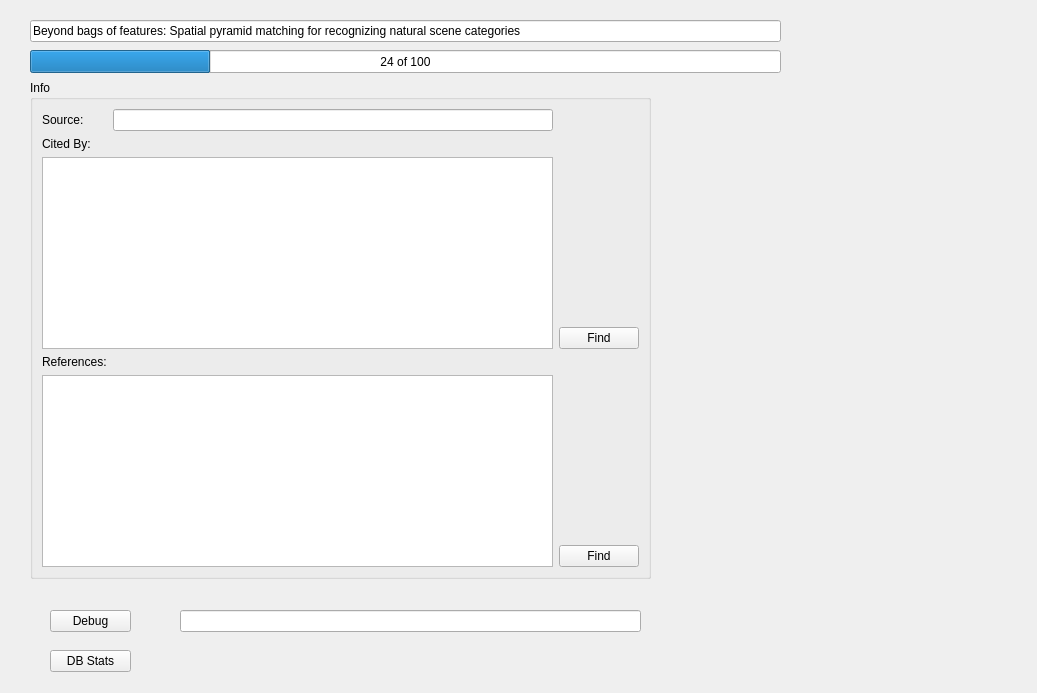
<?xml version="1.0" encoding="UTF-8"?>
<ui version="4.0">
 <class>SingleScholarWidget</class>
 <widget class="QWidget" name="SingleScholarWidget">
  <property name="geometry">
   <rect>
    <x>0</x>
    <y>0</y>
    <width>1037</width>
    <height>693</height>
   </rect>
  </property>
  <property name="windowTitle">
   <string>Form</string>
  </property>
  <widget class="QLineEdit" name="lineTitle">
   <property name="geometry">
    <rect>
     <x>30</x>
     <y>20</y>
     <width>751</width>
     <height>22</height>
    </rect>
   </property>
   <property name="text">
    <string>Beyond bags of features: Spatial pyramid matching for recognizing natural scene categories</string>
   </property>
  </widget>
  <widget class="QGroupBox" name="groupBox">
   <property name="geometry">
    <rect>
     <x>30</x>
     <y>80</y>
     <width>621</width>
     <height>499</height>
    </rect>
   </property>
   <property name="title">
    <string>Info</string>
   </property>
   <layout class="QGridLayout" name="gridLayout">
    <item row="2" column="0" colspan="2">
     <widget class="QPlainTextEdit" name="plainCitedBy">
      <property name="lineWrapMode">
       <enum>QPlainTextEdit::NoWrap</enum>
      </property>
      <property name="readOnly">
       <bool>true</bool>
      </property>
     </widget>
    </item>
    <item row="4" column="0">
     <widget class="QLabel" name="labelReferences">
      <property name="text">
       <string>References:</string>
      </property>
     </widget>
    </item>
    <item row="5" column="0" colspan="2">
     <widget class="QPlainTextEdit" name="plainReferences">
      <property name="lineWrapMode">
       <enum>QPlainTextEdit::NoWrap</enum>
      </property>
      <property name="readOnly">
       <bool>true</bool>
      </property>
     </widget>
    </item>
    <item row="0" column="1">
     <widget class="QLineEdit" name="lineSource"/>
    </item>
    <item row="1" column="0">
     <widget class="QLabel" name="labelCitedBy">
      <property name="text">
       <string>Cited By:</string>
      </property>
     </widget>
    </item>
    <item row="0" column="0">
     <widget class="QLabel" name="labelSource">
      <property name="text">
       <string>Source:</string>
      </property>
     </widget>
    </item>
    <item row="2" column="2">
     <widget class="QFrame" name="frame">
      <property name="frameShape">
       <enum>QFrame::NoFrame</enum>
      </property>
      <property name="frameShadow">
       <enum>QFrame::Raised</enum>
      </property>
      <layout class="QVBoxLayout" name="verticalLayout">
       <property name="spacing">
        <number>0</number>
       </property>
       <property name="leftMargin">
        <number>0</number>
       </property>
       <property name="topMargin">
        <number>0</number>
       </property>
       <property name="rightMargin">
        <number>0</number>
       </property>
       <property name="bottomMargin">
        <number>0</number>
       </property>
       <item>
        <spacer name="verticalSpacer">
         <property name="orientation">
          <enum>Qt::Vertical</enum>
         </property>
         <property name="sizeHint" stdset="0">
          <size>
           <width>20</width>
           <height>167</height>
          </size>
         </property>
        </spacer>
       </item>
       <item>
        <widget class="QPushButton" name="pushFindCitedBy">
         <property name="text">
          <string>Find</string>
         </property>
        </widget>
       </item>
      </layout>
     </widget>
    </item>
    <item row="5" column="2">
     <widget class="QFrame" name="frame_2">
      <property name="frameShape">
       <enum>QFrame::NoFrame</enum>
      </property>
      <property name="frameShadow">
       <enum>QFrame::Raised</enum>
      </property>
      <layout class="QVBoxLayout" name="verticalLayout_2">
       <property name="spacing">
        <number>0</number>
       </property>
       <property name="leftMargin">
        <number>0</number>
       </property>
       <property name="topMargin">
        <number>0</number>
       </property>
       <property name="rightMargin">
        <number>0</number>
       </property>
       <property name="bottomMargin">
        <number>0</number>
       </property>
       <item>
        <spacer name="verticalSpacer_2">
         <property name="orientation">
          <enum>Qt::Vertical</enum>
         </property>
         <property name="sizeHint" stdset="0">
          <size>
           <width>20</width>
           <height>167</height>
          </size>
         </property>
        </spacer>
       </item>
       <item>
        <widget class="QPushButton" name="pushFindReferences">
         <property name="text">
          <string>Find</string>
         </property>
        </widget>
       </item>
      </layout>
     </widget>
    </item>
   </layout>
  </widget>
  <widget class="QPushButton" name="pushDebug">
   <property name="geometry">
    <rect>
     <x>50</x>
     <y>610</y>
     <width>81</width>
     <height>22</height>
    </rect>
   </property>
   <property name="text">
    <string>Debug</string>
   </property>
  </widget>
  <widget class="QLineEdit" name="lineHash">
   <property name="geometry">
    <rect>
     <x>180</x>
     <y>610</y>
     <width>461</width>
     <height>22</height>
    </rect>
   </property>
  </widget>
  <widget class="QPushButton" name="pushDbStats">
   <property name="geometry">
    <rect>
     <x>50</x>
     <y>650</y>
     <width>81</width>
     <height>22</height>
    </rect>
   </property>
   <property name="text">
    <string>DB Stats</string>
   </property>
  </widget>
  <widget class="QProgressBar" name="progressBar">
   <property name="geometry">
    <rect>
     <x>30</x>
     <y>50</y>
     <width>751</width>
     <height>23</height>
    </rect>
   </property>
   <property name="value">
    <number>24</number>
   </property>
   <property name="format">
    <string>%v of %m</string>
   </property>
  </widget>
 </widget>
 <resources/>
 <connections/>
</ui>
